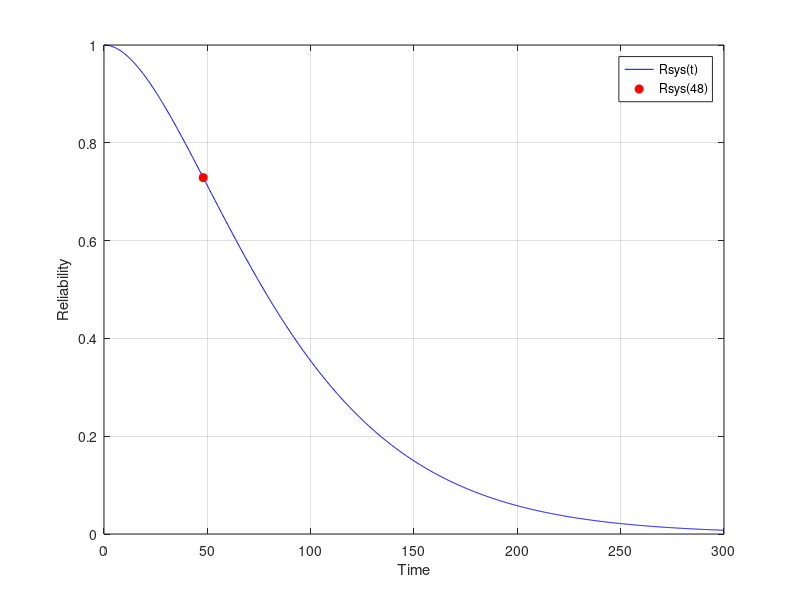

MATLAB code to generate this figure:

clc, clear

%% dati
t = 48;
lambda = 0.005;
Rm = exp(-lambda*t);
%% Nessun nodo della rete fallisce i=0
Ri0 = Rm^8;
%% un solo nodo della rete fallisce i=1
Ri1 = 8*Rm^7*(1-Rm);
%% Due nodi della rete falliscono i=2
Ri2 = 20*Rm^6*(1-Rm)^2;
%% Tre nodi della rete falliscono i=3
Ri3 = 16*Rm^5*(1-Rm)^3;

%% Quattro nodi della rete falliscono i=4
Ri4 = 2*Rm^4*(1-Rm)^4

%% Probabilità che il sistema funzioni correttamente
Rsys = Ri0 +Ri1 +Ri2 +Ri3 + Ri4;

%% Plot
t_plot = linspace(0, 300, 1000);
Rsys_plot = zeros(size(t_plot));

for i = 1:length(t_plot)
    t = t_plot(i);
    Rm = exp(-lambda*t);
    Ri0 = Rm^8;
    Ri1 = 8*Rm^7*(1-Rm);
    Ri2 = 20*Rm^6*(1-Rm)^2;
    Ri3 = 16*Rm^5*(1-Rm)^3;
    Ri4 = 2*Rm^4*(1-Rm)^4;
    Rsys_plot(i) = Ri0 + Ri1 + Ri2 + Ri3 + Ri4;
end

plot(t_plot, Rsys_plot,'b')
hold on
t_point = 48;
Rsys_point = exp(-lambda*t_point)^8 + 8*exp(-lambda*t_point)^7*(1-exp(-lambda*t_point)) + 20*exp(-lambda*t_point)^6*(1-exp(-lambda*t_point))^2 + 16*exp(-lambda*t_point)^5*(1-exp(-lambda*t_point))^3 + 2*exp(-lambda*t_point)^4*(1-exp(-lambda*t_point))^4;
plot(t_point, Rsys_point, 'ro', 'MarkerFaceColor', 'red')
xlabel('Time')
ylabel('Reliability')
legend('Rsys(t)', 'Rsys(48)')
grid on

% Salvataggio del grafico
saveas(gcf, 'plot_skip_ring.png');


% Salvataggio dei valori Ri da 0 a 4 e Rsys(48) su un file di testo
fileID = fopen('risultati_skip_ring.txt', 'w');
fprintf(fileID, 'Ri0: %f\n', Ri0);
fprintf(fileID, 'Ri1: %f\n', Ri1);
fprintf(fileID, 'Ri2: %f\n', Ri2);
fprintf(fileID, 'Ri3: %f\n', Ri3);
fprintf(fileID, 'Ri4: %f\n', Ri4);
fprintf(fileID, 'Rsys(48): %f\n', Rsys);
fclose(fileID);
